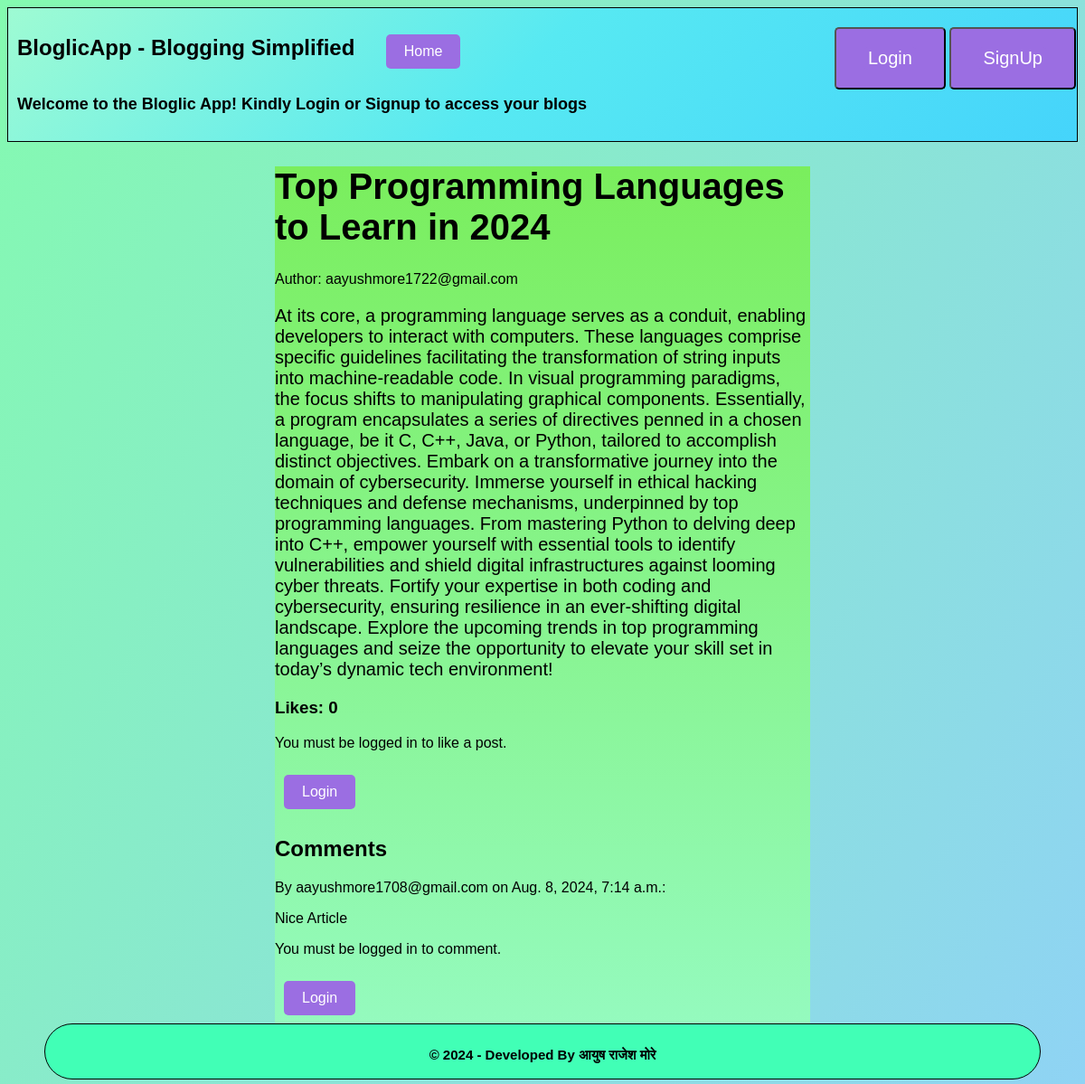
Page /blog/7/ on the committed database.
### BloglicApp/models.py (models this page shows, shortened)
class Post(models.Model):
    title = models.CharField(max_length=255)
    content = models.TextField()
    author = models.ForeignKey(User, on_delete=models.CASCADE)
    created_at = models.DateTimeField(auto_now_add=True)
    updated_at = models.DateTimeField(auto_now=True)
    likes = models.ManyToManyField(User, related_name='post_likes')
    CHOICES = (
        ('Draft', 'Draft'),
        ('Published', 'Published')
        )
    status = models.CharField(max_length=10, choices=CHOICES)

class Comment(models.Model):
    post = models.ForeignKey(Post, on_delete=models.CASCADE)
    author = models.ForeignKey(User, on_delete=models.CASCADE)
    content = models.TextField()
    created_at = models.DateTimeField(auto_now_add=True)

### BloglicApp/views.py (the view)
# urls.py: path('blog/<pk>/', views.post_detail, name='post_detail'),
def post_detail(request, pk):
    post = Post.objects.get(pk=pk)
    comments = post.comment_set.all()
    if request.method == 'POST':
        if not request.user.is_authenticated:
            return redirect('login')
        form = CommentForm(request.POST)
        if form.is_valid():
            comment = form.save(commit=False)
            comment.post = post
            comment.author = request.user
            comment.save()
            return redirect('post_detail', pk=pk)
    else:
        form = CommentForm()
    return render(request, 'blog/post_detail.html', {'post': post, 'comments': comments, 'form': form})

### BloglicApp/templates/blog/post_detail.html (shortened to what this page needs)
{% extends 'base.html' %}
{% block content %}
<div class="post-container">
    <div class="post-header">
        <h1>{{ post.title }}</h1>
        <p>Author: {{ post.author }}</p>
    </div>
    <div class="post-content">
        <p>{{ post.content }}</p>
    </div>
    <div class="likes-container">
        <h3>Likes: {{ post.likes.count }}</h3>
        {% if user.is_authenticated %}
        {% if user in post.likes.all %}
        <a href="{% url 'like_post' post.pk %}" class="fas fa-thumbs-down"> Unlike</a>
        {% else %}
        <a href="{% url 'like_post' post.pk %}" class="fas fa-thumbs-up"> Like</a>
        {% endif %}
        {% else %}
        <p>You must be logged in to like a post.</p>
        <a href="{% url 'login' %}">Login</a>
        {% endif %}
    </div>
    <div class="comments-container">
        <h2>Comments</h2>
        {% for comment in comments %}
        <div class="comment">
            <p>By {{ comment.author.username }} on {{ comment.created_at }}:</p>
            <p>{{ comment.content }}</p>
        </div>
        {% empty %}
        <p>No comments yet.</p>
        {% endfor %}
    </div>
    {% if user.is_authenticated %}
    <div class="add-comment-container">
        <button id="add-comment-button" class="btn btn-primary">Add comment</button>
        <form method="post" id="add-comment-form" style="display: none;">
            {% csrf_token %}
            {{ form.as_p }}
            <button type="submit" class="add-comment-form-button">Add comment</button>
        </form>
    </div>
    {% else %}
    <p>You must be logged in to comment.</p>
    <a href="{% url 'login' %}">Login</a>
    {% endif %}
    <div class="back-to-post-list">
        <a href="{% url 'post_list' %}">Back to Post List</a>
    </div>
</div>
{% endblock %}

### BloglicApp/static/css/style.css (style rules this page uses)
body { font-family: Arial, sans-serif; background-image: linear-gradient(120deg, #84fab0 0%, #8fd3f4 100%); }
a,.add-comment-form-button,#add-comment-button { background-color: #9b6ee2; color: white; padding: 10px 20px; text-decoration: none; margin:10px; border-radius: 5px; cursor: pointer; }
.button, a { display: inline-block; vertical-align: middle; }
.post-container { background-image: linear-gradient(to top, #96fbc4 0%, #7aee5d 100%); width: 50%; align-items: center; align-self: center; margin: 0 auto; }
.post-header h1 { font-size: 40px; }
.post-content p { font-size: 20px; }

### rows in the picture
Post: title "Top Programming Languages to Learn in 2024", author "aayushmore1722@gmail.com", content "At its core, a programming language serves as a conduit, enabling developers to interact with computers. These languages comprise specific guidelines facilitating the transformation of string inputs into machine-readable code. In visual programming paradigms, the focus shifts to manipulating graphical components. Essentially, a program encapsulates a series of directives penned in a chosen language, be it C, C++, Java, or Python, tailored to accomplish distinct objectives. Embark on a transformative journey into the domain of cybersecurity. Immerse yourself in ethical hacking techniques and defense mechanisms, underpinned by top programming languages. From mastering Python to delving deep…", likes.count "0"
Comment: author.username "aayushmore1708@gmail.com", created_at "Aug. 8, 2024, 7:14 a.m.", content "Nice Article"
